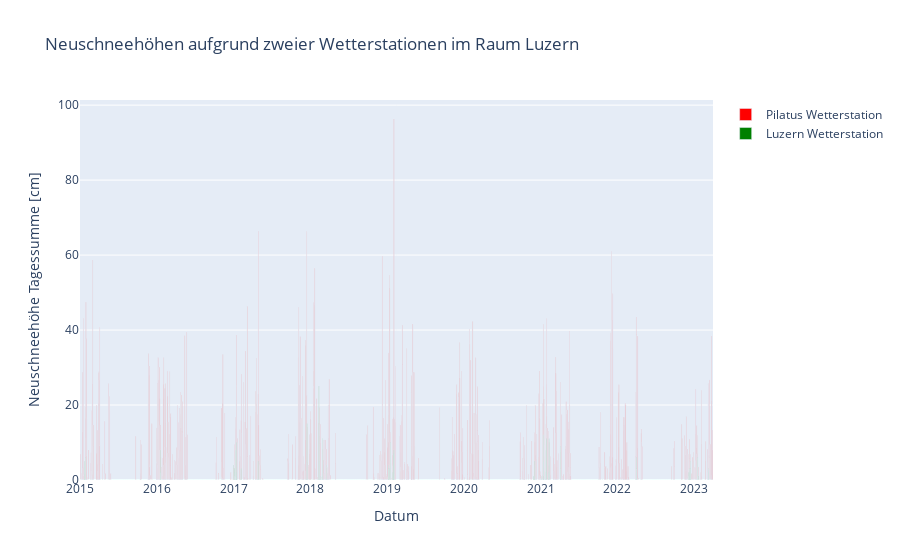

Notebook cell for this chart:
### Code cell
##Hier kannst du die Grenzen für den Plot definieren
plot_schneehoehe(2015, 2023)

### Figure 1 — Plotly figure (JSON) as saved in the notebook; plotly's stock layout.template omitted (floating-point values rounded to 4 significant figures; data arrays with more than 128 entries replaced by an {"elided": "..."} marker saying what was removed)
{"data": [{"alignmentgroup": "True", "hovertemplate": "<extra></extra>", "legendgroup": "", "marker": {"color": "#636efa", "pattern": {"shape": ""}}, "name": "", "offsetgroup": "", "orientation": "v", "showlegend": false, "textposition": "auto", "type": "bar", "xaxis": "x", "yaxis": "y"}, {"marker": {"color": "red"}, "name": "Pilatus Wetterstation", "type": "bar", "x": {"elided": "3008 str values"}, "y": {"elided": "3008 float values"}}, {"marker": {"color": "green"}, "name": "Luzern Wetterstation", "type": "bar", "x": {"elided": "3003 str values"}, "y": {"elided": "3003 int values"}}], "layout": {"barmode": "overlay", "legend": {"tracegroupgap": 0}, "title": {"text": "Neuschneehöhen aufgrund zweier Wetterstationen im Raum Luzern"}, "xaxis": {"anchor": "y", "domain": [0, 1], "title": {"text": "Datum"}}, "yaxis": {"anchor": "x", "domain": [0, 1], "title": {"text": "Neuschneehöhe Tagessumme [cm]"}}}}
